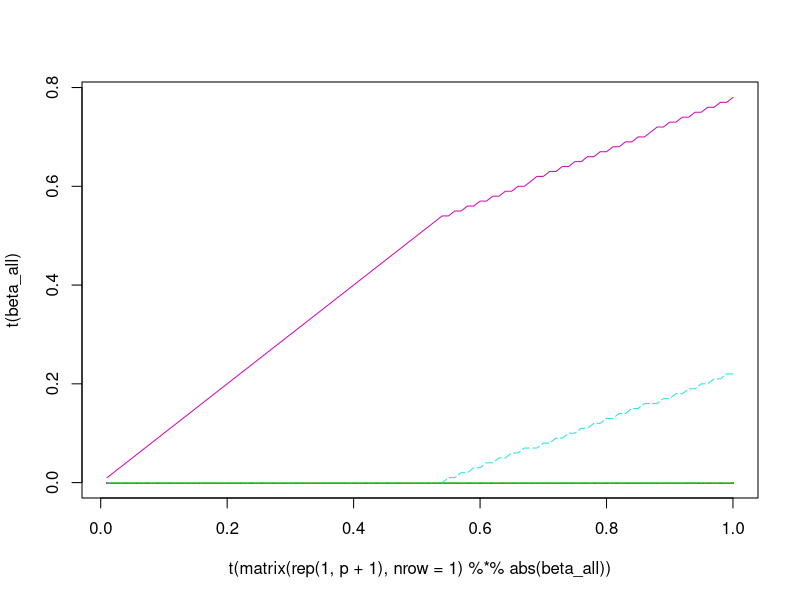
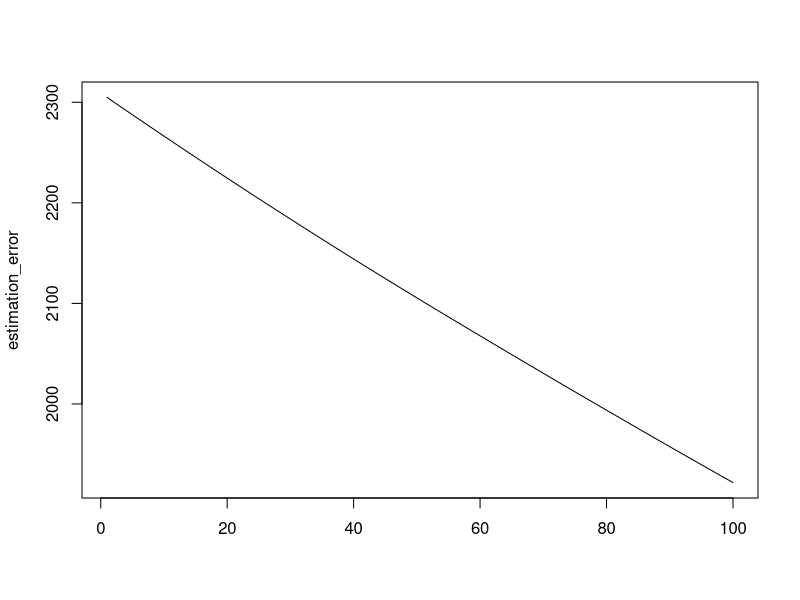

R code for these plots, in order:
#############################################################
## Stat 202A - Homework 7
## Author:
## Date :
## Description: This script implements the lasso
#############################################################

# 1) Write R code using the included script 'Lasso.R' for computing the Lasso solution path using coordinate descent. Please include but do not penalize the intercept term (as we did for ridge regression). 

# 2) Use epsilon-boosting technique. Compare the difference.

# 2) For Lasso, plot the estimation error over the different values of lambda.

#############################################################
## INSTRUCTIONS: Please fill in the missing lines of code
## only where specified. Do not change function names,
## function inputs or outputs. You can add examples at the
## end of the script (in the "Optional examples" section) to
## double-check your work, but MAKE SURE TO COMMENT OUT ALL
## OF YOUR EXAMPLES BEFORE SUBMITTING.
##
## Very important: Do not use the function "setwd" anywhere
## in your code. If you do, I will be unable to grade your
## work since R will attempt to change my working directory
## to one that does not exist.
#############################################################

#####################################
## Function 1: Lasso solution path ##
#####################################

myLasso <- function(X, Y, lambda_all){

  # Find the lasso solution path for various values of
  # the regularization parameter lambda.
  #
  # X: n x p matrix of explanatory variables.
  # Y: n dimensional response vector
  # lambda_all: Vector of regularization parameters. Make sure
  # to sort lambda_all in decreasing order for efficiency.
  #
  # Returns a matrix containing the lasso solution vector
  # beta for each regularization parameter.

  #######################
  ## FILL IN CODE HERE ##
  #######################

  n = nrow(X)
  X = cbind(rep(1, n), X)
  p = ncol(X)
  S = 10
  len = length(lambda_all)
  beta_all = matrix(rep(0,len*(p)), nrow = p)

  R = Y
  beta = rep(0,p)
  SS = rep(0, p)
  for (j in 1:p)
    SS[j] = sum(X[,j]^2)
  for (l in 1:len) {
    lambda = lambda_all[l]
    for (t in 1:S)
      db = sum(R * X[,1]) / SS[1]
      b = beta[1] + db
      b = sign(b) * max(0, abs(b))
      db = b - beta[1]
      R = R - X[,1] * db
      beta[1] = b
      for (k in 2:p) {
        # R = R + X[,k] * beta[k]
        # db = sum(R * X[,k]);
        # beta[k] = sign(db) * max(0, (abs(db)-lambda)/SS[k])
        # R = R - X[,k] * beta[k]
        db = sum(R * X[,k]) / SS[k]
        b = beta[k] + db
        b = sign(b) * max(0, abs(b)-lambda/SS[k])
        db = b - beta[k]
        R = R - X[,k] * db
        beta[k] = b
      }
    beta_all[,l] = beta
  }

  ## Function should output the matrix beta_all, the
  ## solution to the lasso regression problem for all
  ## the regularization parameters.
  ## beta_all is (p+1) x length(lambda_all)
  return(beta_all)

}

myLasso_epsilon <- function(X, Y, lambda_all){
  n = nrow(X)
  X = cbind(rep(1, n), X)
  p = ncol(X)
  len = length(lambda_all)
  beta_all = matrix(rep(0,len*(p)), nrow = p)
  epsilon=0.01

  R = Y
  beta = rep(0,p)

  for (i in 1:len){
    R = Y - X %*% beta
    temp = t(R)%*%X
    j = which.max(temp)

    beta[j] = beta[j] + epsilon*sign(t(R)%*%X[,j])
    beta_all[,i]=beta
  }
  return (beta_all)
}

test <- function() {
  set.seed(10086)
  n = 50
  p = 200
  lambda_all = (100:1) * 10
  X = matrix(rnorm(n*p), nrow = n)
  beta_true = matrix(rep(0,p), nrow = p)
  beta_true[1:5] = 1:5
  Y = 1 + X %*% beta_true + rnorm(n)
  beta_all <- myLasso(X, Y, lambda_all)

  X = cbind(rep(1, n), X);
  Y_hat = X %*% beta_all;
  estimation_error = rep(0,100)
  for (i in 1:100)
    estimation_error[i] = sum((Y-Y_hat[,i])^2)
  matplot(t(matrix(rep(1,p+1),nrow=1)%*%abs(beta_all)), t(beta_all), type = 'l')

  matplot(estimation_error,type = 'l')
}

test_epsilon <-function() {
  set.seed(10086)
  n = 50
  p = 200
  lambda_all = (100:1) * 10
  X = matrix(rnorm(n*p), nrow = n)
  beta_true = matrix(rep(0,p), nrow = p)
  beta_true[1:5] = 1:5
  Y = 1 + X %*% beta_true + rnorm(n)
  beta_all <- myLasso_epsilon(X, Y, lambda_all)

  X = cbind(rep(1, n), X);
  Y_hat = X %*% beta_all;
  estimation_error = rep(0,100)
  for (i in 1:100)
    estimation_error[i] = sum((Y-Y_hat[,i])^2)
  matplot(t(matrix(rep(1,p+1),nrow=1)%*%abs(beta_all)), t(beta_all), type = 'l')

  matplot(estimation_error,type = 'l')
}
test_epsilon()

